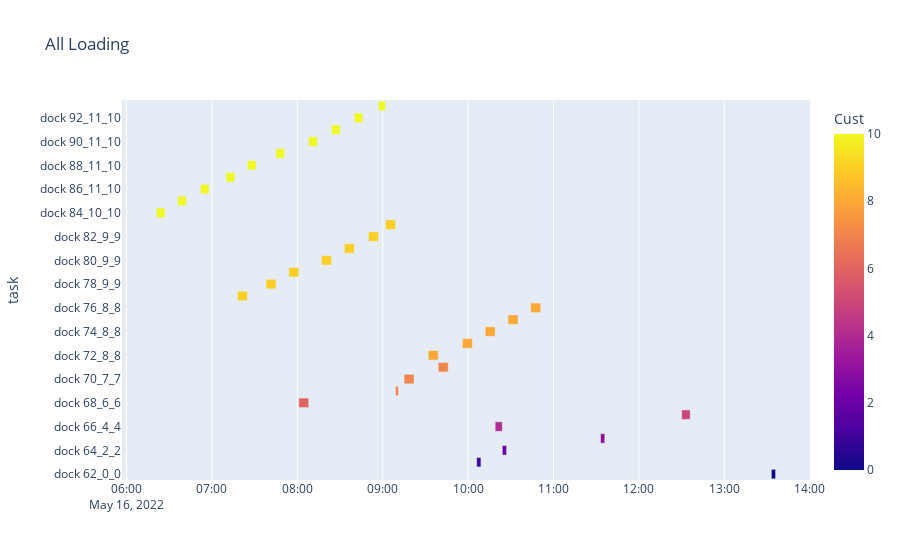

The code cell stored with this chart in its notebook:
### Code cell
import importlib
importlib.reload(gantt)
gantt.showGanttDock(df)

### Figure 1 — Plotly figure (JSON) as saved in the notebook; plotly's stock layout.template omitted (floating-point values rounded to 4 significant figures)
{"data": [{"alignmentgroup": "True", "base": ["2022-05-16 13:33:00", "2022-05-16 10:06:00", "2022-05-16 10:24:00", "2022-05-16 11:33:00", "2022-05-16 10:19:00", "2022-05-16 12:30:00", "2022-05-16 8:01:00", "2022-05-16 9:09:00", "2022-05-16 9:15:00", "2022-05-16 9:39:00", "2022-05-16 9:32:00", "2022-05-16 9:56:00", "2022-05-16 10:12:00", "2022-05-16 10:28:00", "2022-05-16 10:44:00", "2022-05-16 7:18:00", "2022-05-16 7:38:00", "2022-05-16 7:54:00", "2022-05-16 8:17:00", "2022-05-16 8:33:00", "2022-05-16 8:50:00", "2022-05-16 9:02:00", "2022-05-16 6:21:00", "2022-05-16 6:36:00", "2022-05-16 6:52:00", "2022-05-16 7:10:00", "2022-05-16 7:25:00", "2022-05-16 7:45:00", "2022-05-16 8:08:00", "2022-05-16 8:24:00", "2022-05-16 8:40:00", "2022-05-16 8:57:00"], "hovertemplate": "startLoad=%{base}<br>endLoad=%{x}<br>task=%{y}<br>Cust=%{marker.color}<extra></extra>", "legendgroup": "", "marker": {"color": [0, 1, 2, 3, 4, 5, 6, 7, 7, 7, 8, 8, 8, 8, 8, 9, 9, 9, 9, 9, 9, 9, 10, 10, 10, 10, 10, 10, 10, 10, 10, 10], "coloraxis": "coloraxis", "pattern": {"shape": ""}}, "name": "", "offsetgroup": "", "orientation": "h", "showlegend": false, "textposition": "auto", "type": "bar", "x": [180000, 180000, 180000, 180000, 300000, 360000, 420000, 120000, 420000, 420000, 420000, 420000, 420000, 420000, 420000, 420000, 420000, 420000, 420000, 420000, 420000, 420000, 360000, 360000, 360000, 360000, 360000, 360000, 360000, 360000, 360000, 300000], "xaxis": "x", "y": [" dock 62_0_0", " dock 63_1_1", " dock 64_2_2", " dock 65_3_3", " dock 66_4_4", " dock 67_5_5", " dock 68_6_6", " dock 69_7_7", " dock 70_7_7", " dock 71_7_7", " dock 72_8_8", " dock 73_8_8", " dock 74_8_8", " dock 75_8_8", " dock 76_8_8", " dock 77_9_9", " dock 78_9_9", " dock 79_9_9", " dock 80_9_9", " dock 81_9_9", " dock 82_9_9", " dock 83_9_9", " dock 84_10_10", " dock 85_11_10", " dock 86_11_10", " dock 87_11_10", " dock 88_11_10", " dock 89_11_10", " dock 90_11_10", " dock 91_11_10", " dock 92_11_10", " dock 93_11_10"], "yaxis": "y"}], "layout": {"barmode": "overlay", "coloraxis": {"colorbar": {"title": {"text": "Cust"}}, "colorscale": [[0, "#0d0887"], [0.1111, "#46039f"], [0.2222, "#7201a8"], [0.3333, "#9c179e"], [0.4444, "#bd3786"], [0.5556, "#d8576b"], [0.6667, "#ed7953"], [0.7778, "#fb9f3a"], [0.8889, "#fdca26"], [1, "#f0f921"]]}, "legend": {"tracegroupgap": 0}, "title": {"text": "All Loading"}, "xaxis": {"anchor": "y", "domain": [0, 1], "type": "date"}, "yaxis": {"anchor": "x", "domain": [0, 1], "title": {"text": "task"}}}}
